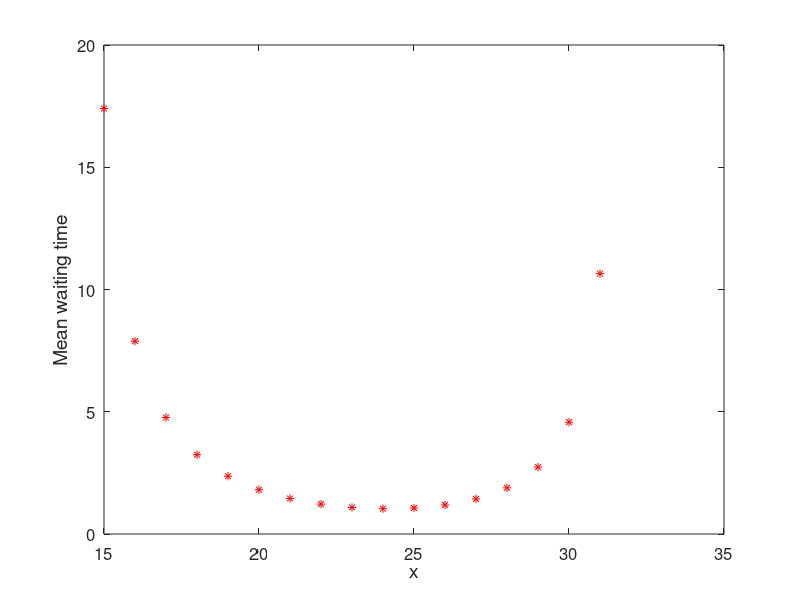

The MATLAB source for this figure:

W = zeros(17,1);
for x = 15:31;
lambda1=x/35;
    %ES1 = sum of (1/x)*(i/15) from i=1 to i=x
    ES1 = (1+x)/30;
    %ES1sq = sum of (1/x)*(i/15)^2 from i=1 to i=x
    ES1sq = ((x+1)*(2*x+1))/1350;
    % for rho1 < 1, x must be <= 31
    rho1 = lambda1*ES1;
    W1 = (lambda1*ES1sq)/(2*(1-rho1));
    lambda2 = (35-x)/35;
    % ES2 = sum of (1/(35-x))*(i/15) from i=x+1 to i=35
    ES2 = (x+36)/30;
    % ES2sq = sum of 1/(35-x)*(i/15)^2  from i=x+1 to i=35
    ES2sq = (2*x^2 +73*x + 2556)/1350;
    % for rho2 < 1, x must be >= 15
    rho2 = lambda2*ES2;
    W2 = (lambda2*ES2sq)/(2*(1-rho2));
    W(x-14) = (x/35)*W1 + ((35-x)/35)*W2;
end

lowest_wait = W(1);
current_x = 15;
optimal_x = 15;
for j = 1:17   
    if W(j) < lowest_wait
        lowest_wait = W(j);
        optimal_x=current_x;
    end
    current_x=current_x+1;
end
lowest_wait %#ok<*NOPTS>
optimal_x



plot(15:31,W,'r*','Markersize',6)
set(gca,'FontSize',12)
xlabel('x','FontSize',14)
ylabel('Mean waiting time','FontSize',14)